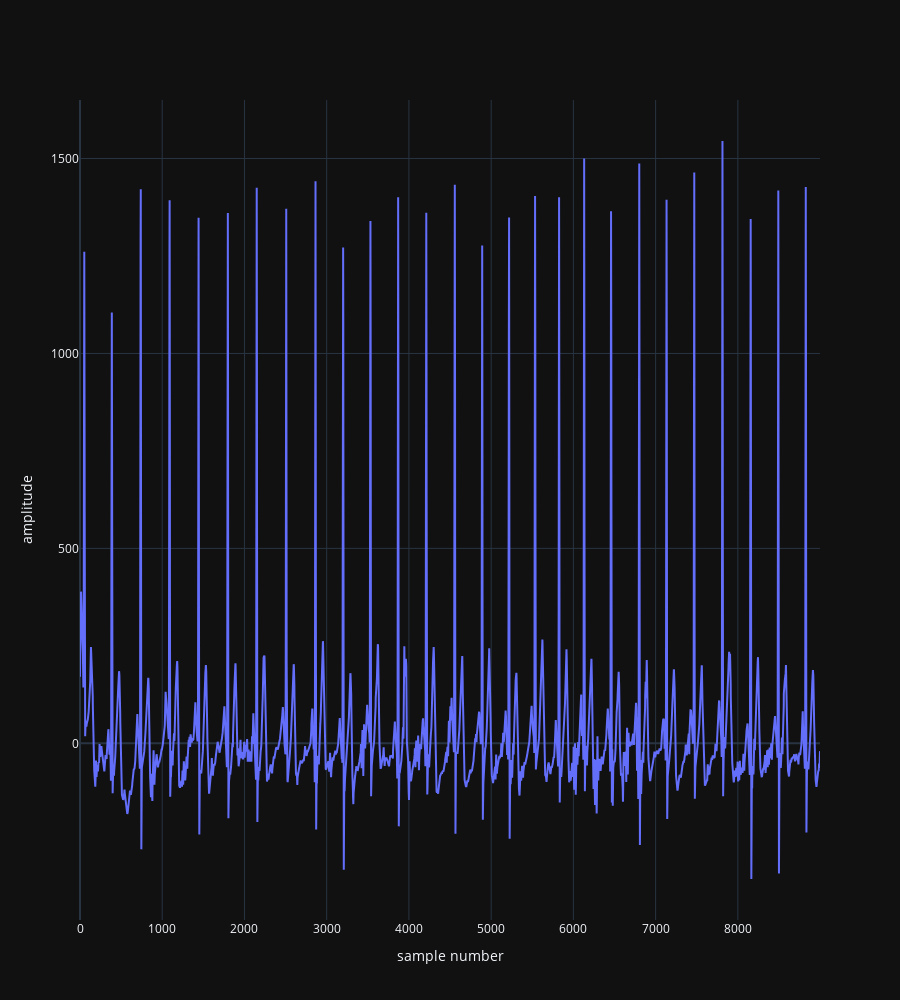

Notebook source saved alongside this figure:
### Code cell
c = "N"

num_rows = 1
num_cols = 1

num_class_samples = num_cols * num_rows
fig = make_subplots(rows=num_rows, cols=num_cols)

for i, (_, sample) in enumerate(very_clean[very_clean["class"] == c].sample(num_class_samples).iterrows()):
    fig.add_trace(go.Scatter(y=sample["data"][0]), row=i%num_cols + 1, col = i//num_rows + 1)

fig.update_layout(height=1000)
fig.update_xaxes(title="sample number")
fig.update_yaxes(title="amplitude")
fig.show()

### Figure 1 — Plotly figure (JSON) as saved in the notebook; plotly's stock layout.template omitted (floating-point values rounded to 4 significant figures; data arrays with more than 128 entries replaced by an {"elided": "..."} marker saying what was removed)
{"data": [{"y": {"elided": "9000 int values"}, "type": "scatter", "xaxis": "x", "yaxis": "y"}], "layout": {"xaxis": {"anchor": "y", "domain": [0.0, 1.0], "title": {"text": "sample number"}}, "yaxis": {"anchor": "x", "domain": [0.0, 1.0], "title": {"text": "amplitude"}}, "height": 1000}}
